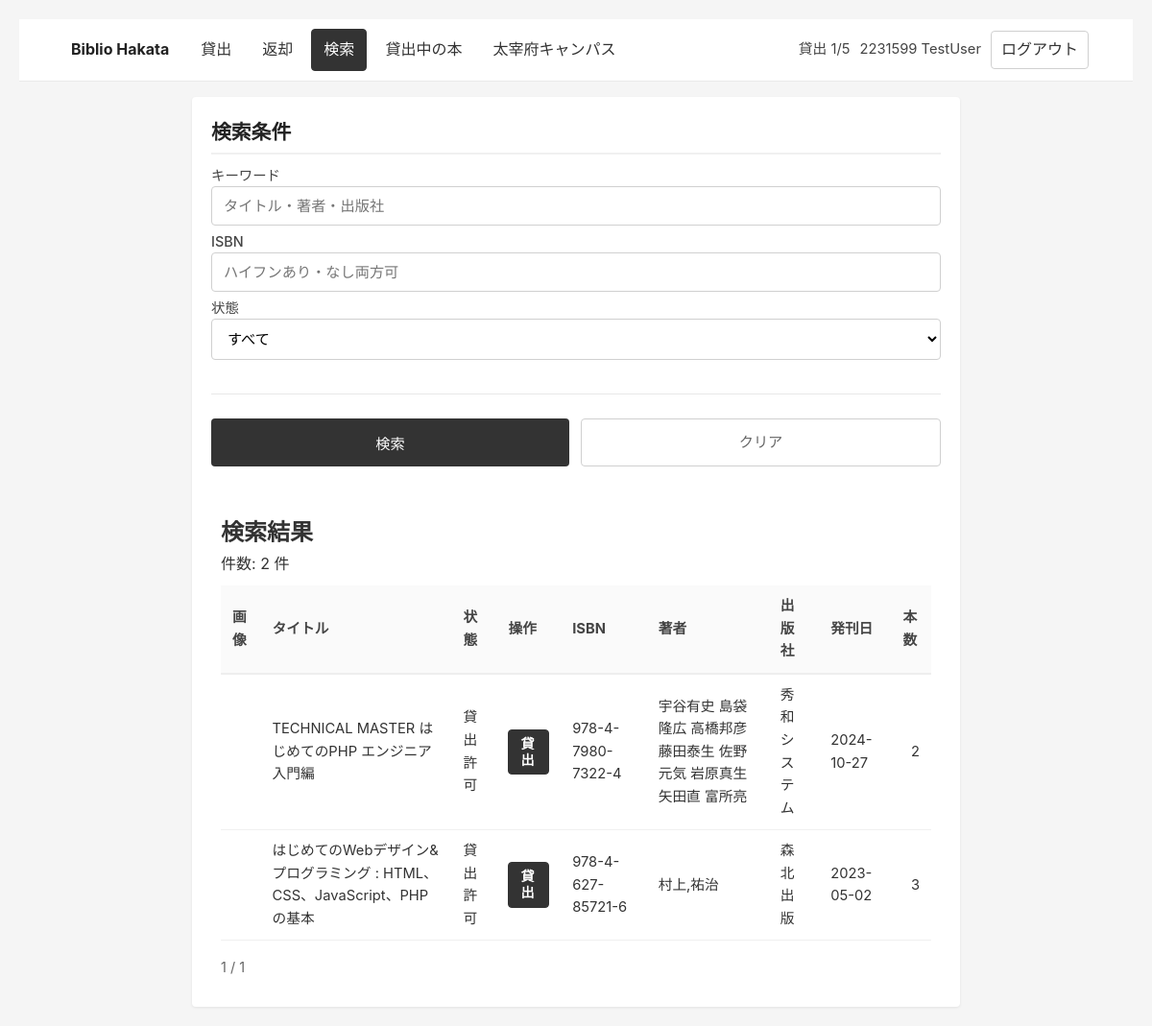
/H_search.php (signed in), run on the app's committed database.
### tables this page shows
CREATE TABLE `h_book` (
  `id` int(11) NOT NULL,
  `title` varchar(50) DEFAULT NULL,
  `isbn` varchar(20) DEFAULT NULL,
  `author` varchar(50) DEFAULT NULL COMMENT '著者',
  `publisher` varchar(50) DEFAULT NULL COMMENT '出版社',
  `publication_date` date DEFAULT NULL COMMENT '発刊日',
  `copies` int(1) DEFAULT NULL COMMENT '本数',
  `status` int(1) DEFAULT 0 COMMENT '通常＝0\r\n禁帯＝1'
);

### H_search.php (the view, shortened to what this page needs)
<?php
require_once 'DBC.php';
$results = [];
$totalCount = 0;
$page = 1;
$pageSize = 20;
try {
    $page = isset($_GET['page']) && ctype_digit((string)$_GET['page']) ? max(1, intval($_GET['page'])) : 1;
	$where = [];
	$whereSql = count($where) > 0 ? ('WHERE ' . implode(' AND ', $where)) : '';
	$countSql = "SELECT COUNT(*) AS c FROM H_book $whereSql";
	$countStmt = $dbh->prepare($countSql);
	$countStmt->execute();
	$totalCount = intval($countStmt->fetchColumn());
	$offset = ($page - 1) * $pageSize;
	$listSql = "SELECT id, title, isbn, author, publisher, publication_date, copies, status FROM H_book $whereSql ORDER BY publication_date DESC, title ASC LIMIT :limit OFFSET :offset";
	$listStmt = $dbh->prepare($listSql);
	$listStmt->bindValue(':limit', $pageSize, PDO::PARAM_INT);
	$listStmt->bindValue(':offset', $offset, PDO::PARAM_INT);
	$listStmt->execute();
	$results = $listStmt->fetchAll(PDO::FETCH_ASSOC);
} catch (Exception $exception) {
	$errorMessage = sprintf('検索エラー: %s', $exception->getMessage());
}
?>
<!DOCTYPE html>
<html lang="ja">
<head>
	<link rel="stylesheet" href="assets/CSS/style.css">
</head>
<body>
	<?php include 'header_hakata.php'; ?>
	<div class="container">
		<div class="form-container">
			<h2>検索条件</h2>
			<form method="get" action="search.php">
				<div class="form-group">
					<label for="q">キーワード</label>
					<input type="text" id="q" name="q" placeholder="タイトル・著者・出版社" value="<?php echo isset($_GET['q']) ? htmlspecialchars($_GET['q'], ENT_QUOTES, 'UTF-8') : ''; ?>">
				</div>
				<div class="form-group">
					<label for="isbn">ISBN</label>
					<input type="text" id="isbn" name="isbn" placeholder="ハイフンあり・なし両方可" value="<?php echo isset($_GET['isbn']) ? htmlspecialchars($_GET['isbn'], ENT_QUOTES, 'UTF-8') : ''; ?>">
				</div>
				<div class="form-group">
					<label for="status">状態</label>
					<select id="status" name="status">
						<option value="" <?php echo (!isset($_GET['status']) || $_GET['status'] === '') ? 'selected' : ''; ?>>すべて</option>
					</select>
				</div>
				<div class="form-actions">
					<button type="submit" class="submit-button">検索</button>
					<a href="search.php" class="reset-button" style="text-decoration:none;display:inline-block;text-align:center;">クリア</a>
				</div>
			</form>
		</div>
		<div class="list-container">
			<h2>検索結果</h2>
			<p>件数: <?php echo number_format($totalCount); ?> 件</p>
			<?php if ($totalCount > 0): ?>
				<table class="table">
					<thead>
						<tr>
							<th>画像</th>
							<th>タイトル</th>
							<th>状態</th>
							<th>操作</th>
							<th>ISBN</th>
							<th>著者</th>
							<th>出版社</th>
							<th>発刊日</th>
							<th>本数</th>
						</tr>
					</thead>
					<tbody>
						<?php foreach ($results as $row): ?>
							<tr>
								<td>
								</td>
								<td><?php echo htmlspecialchars($row['title'], ENT_QUOTES, 'UTF-8'); ?></td>
								<td><?php echo intval($row['status']) === 1 ? '禁帯出' : '貸出許可'; ?></td>
								<td>
									<?php if (intval($row['status']) !== 1): ?>
										<a href="H_reservation.php?isbn=<?php echo urlencode($row['isbn']); ?>" class="reserve-button">貸出</a>
									<?php else: ?>
										<span style="color:#999;">—</span>
									<?php endif; ?>
								</td>
								<td><?php echo htmlspecialchars($row['isbn'], ENT_QUOTES, 'UTF-8'); ?></td>
								<td><?php echo htmlspecialchars($row['author'], ENT_QUOTES, 'UTF-8'); ?></td>
								<td><?php echo htmlspecialchars($row['publisher'], ENT_QUOTES, 'UTF-8'); ?></td>
								<td><?php echo htmlspecialchars($row['publication_date'], ENT_QUOTES, 'UTF-8'); ?></td>
								<td style="text-align:right;"><?php echo intval($row['copies']); ?></td>
							</tr>
						<?php endforeach; ?>
					</tbody>
				</table>
				<?php
					$totalPages = (int)ceil($totalCount / $pageSize);
					echo '<div class="pagination">';
					echo '<span class="page-info">' . $page . ' / ' . $totalPages . '</span>';
					echo '</div>';
				?>
			<?php else: ?>
				<p>該当する書籍は見つかりませんでした。</p>
			<?php endif; ?>
		</div>
	</div>
</body>
</html>

### assets/CSS/style.css (style rules this page uses)
* { margin: 0; padding: 0; box-sizing: border-box; }
body { font-family: -apple-system, BlinkMacSystemFont, 'Segoe UI', 'Hiragino Sans', 'Hiragino Kaku Gothic ProN', 'Yu Gothic', YuGothic, Meiryo, sans-serif; background-color: #f5f5f5; min-height: 100vh; padding: 20px; line-height: 1.6; color: #333; }
.container { max-width: 800px; margin: 0 auto; background-color: #ffffff; border-radius: 4px; box-shadow: 0 1px 3px rgba(0, 0, 0, 0.08); overflow: hidden; }
.form-container { padding: 20px; }
.form-container h2 { color: #222; font-size: 1.3rem; margin-bottom: 10px; padding-bottom: 5px; border-bottom: 2px solid #f0f0f0; font-weight: 600; }
.form-group { margin-bottom: 5px; }
.form-group label { display: block; font-weight: 500; color: #444; font-size: 0.9rem; }
.form-group input[type="text"], .form-group input[type="date"], .form-group input[type="number"], .form-group select { width: 100%; padding: 10px 12px; border: 1px solid #d0d0d0; border-radius: 4px; font-size: 0.95rem; transition: all 0.2s ease; font-family: inherit; background-color: #ffffff; }
.form-group select { cursor: pointer; }
.form-actions { display: flex; gap: 12px; margin-top: 35px; padding-top: 25px; border-top: 1px solid #e8e8e8; }
.submit-button, .reset-button { flex: 1; padding: 12px 28px; border: none; border-radius: 4px; font-size: 0.95rem; font-weight: 500; cursor: pointer; transition: all 0.2s ease; font-family: inherit; }
.submit-button { background-color: #333; color: #ffffff; }
.reset-button { background-color: #ffffff; color: #666; border: 1px solid #d0d0d0; }
.list-container { padding: 30px; overflow-x: auto; }
.table { width: 100%; min-width: 600px; border-collapse: collapse; margin-top: 10px; font-size: 0.92rem; }
.table thead th { text-align: left; background: #fafafa; border-bottom: 2px solid #eee; padding: 10px 12px; color: #444; }
.table tbody td { border-bottom: 1px solid #f0f0f0; padding: 10px 12px; }
.pagination { display: flex; align-items: center; gap: 10px; margin-top: 16px; }
.page-info { color: #666; font-size: 0.9rem; }
.reserve-button { display: inline-block; padding: 6px 12px; border-radius: 4px; background-color: #333; color: #fff; text-decoration: none; border: 1px solid #333; font-size: 0.88rem; font-weight: 600; line-height: 1.2; }

### data on the page
h_book: title "TECHNICAL MASTER はじめてのPHP エンジニア入門編", status "貸出許可", isbn "978-4-7980-7322-4", author "宇谷有史 島袋隆広 高橋邦彦 藤田泰生 佐野元気 岩原真生 矢田直 富所亮", publisher "秀和システム", publication_date "2024-10-27", copies "2"
h_book: title "はじめてのWebデザイン&プログラミング : HTML、CSS、JavaScript、PHPの基本", status "貸出許可", isbn "978-4-627-85721-6", author "村上,祐治", publisher "森北出版", publication_date "2023-05-02", copies "3"

### other printed values
$quotaText "貸出 1/5"
$user['stdNo'] "2231599"
$user['stdName'] "TestUser"
$totalCount "2"
$page "1"
$totalPages "1"
